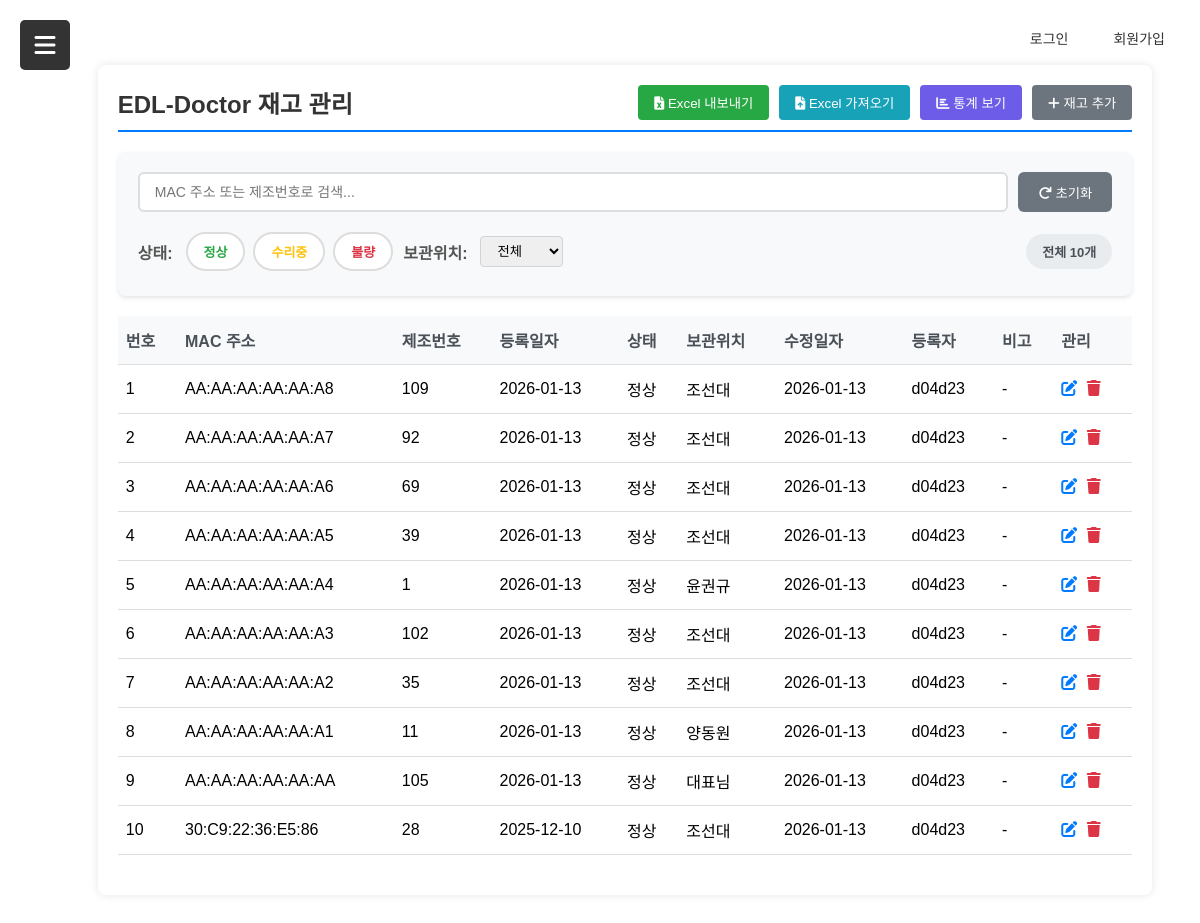
Screenshot of /edl-doctor with the database file from the repository.
### models.py (models this page shows)
class Inventory(db.Model):
    __tablename__ = 'inventory'
    id = db.Column(db.Integer, primary_key=True)
    device_name = db.Column(db.String(100), default='EDL-Doctor', nullable=False)
    mac_address = db.Column(db.String(17), unique=True, nullable=False)
    serial_number = db.Column(db.String(50), unique=True, nullable=False)
    manufacture_date = db.Column(db.Date, nullable=False)
    status = db.Column(db.String(20), default='정상', nullable=False)
    location = db.Column(db.String(100), nullable=True)
    note = db.Column(db.Text, nullable=True)
    created_at = db.Column(db.DateTime, default=datetime.now)
    updated_at = db.Column(db.DateTime, default=datetime.now, onupdate=datetime.now)
    created_by = db.Column(db.String(32), db.ForeignKey('user.userid'), nullable=True)

### app.py (the view)
@app.route('/edl-doctor')
def edl_doctor():
    inventories = Inventory.query.order_by(Inventory.created_at.desc()).all()
    return render_template('edl_doctor.html', inventories=inventories)

### app.py (called while the page is built)
@app.before_request
def make_session_permanent():
    session.permanent = True
    if request.endpoint == 'register':
        pass

@app.context_processor
def inject_user():
    if request.endpoint == 'register':
        return dict(current_user = None)
    if 'userid' in session:
        return dict(current_user = session.get('userid'), is_admin = is_admin())
    return dict(current_user = None, is_admin = False)

### templates/edl_doctor.html (shortened to what this page needs)
{% extends "menu.html" %}
{% block content %}
<div class="inventory-container">
    <div class="inventory-header">
        <h1 class="inventory-title">EDL-Doctor 재고 관리</h1>
        <div style="display: flex; gap: 10px;">
            <button class="btn-excel-export" id="exportExcelBtn" type="button">
                <i class="fas fa-file-excel"></i> Excel 내보내기
            </button>
            <button class="btn-excel-import" id="importExcelBtn" type="button">
                <i class="fas fa-file-upload"></i> Excel 가져오기
            </button>
            <button class="btn-stats" id="showStatsBtn" type="button">
                <i class="fas fa-chart-bar"></i> 통계 보기
            </button>
            {% if current_user %}
            <button class="btn-add" id="addInventoryBtn" type="button">
                <i class="fas fa-plus"></i> 재고 추가
            </button>
            {% else %}
            <button class="btn-add" style="background-color: #6c757d; cursor: not-allowed;" id="loginRequiredBtn" type="button">
                <i class="fas fa-plus"></i> 재고 추가
            </button>
            {% endif %}
        </div>
    </div>
    <div class="search-filter-section">
        <div class="search-bar">
            <input type="text"
                   id="searchInput"
                   class="search-input"
                   placeholder="MAC 주소 또는 제조번호로 검색...">
            <button class="clear-button" onclick="clearFilters()">
                <i class="fas fa-redo"></i> 초기화
            </button>
        </div>
        <div class="filter-section">
            <div class="filter-group">
                <span class="filter-label">상태:</span>
                <button class="filter-btn status-normal" data-filter="status" data-value="정상">
                    정상
                </button>
                <button class="filter-btn status-repair" data-filter="status" data-value="수리중">
                    수리중
                </button>
                <button class="filter-btn status-defect" data-filter="status" data-value="불량">
                    불량
                </button>
            </div>
            <div class="filter-group">
                <span class="filter-label">보관위치:</span>
                <select id="locationFilter" class="form-control" style="width: auto; padding: 6px 12px;">
                    <option value="">전체</option>
                    {% set locations = inventories|map(attribute='location')|unique|list %}
                </select>
            </div>
            <span class="result-count" id="resultCount">전체 {{ inventories|length }}개</span>
        </div>
    </div>
    <table class="inventory-table">
        <thead>
            <tr>
                <th>번호</th>
                <th>MAC 주소</th>
                <th>제조번호</th>
                <th>등록일자</th>
                <th>상태</th>
                <th>보관위치</th>
                <th>수정일자</th>
                <th>등록자</th>
                <th>비고</th>
                <th>관리</th>
            </tr>
        </thead>
        <tbody id="inventoryTableBody">
            {% if inventories %}
                {% for inventory in inventories %}
                <tr class="status-row-{{ inventory.status }} inventory-row"
                    data-mac="{{ inventory.mac_address }}"
                    data-serial="{{ inventory.serial_number }}"
                    data-status="{{ inventory.status }}"
                    data-location="{{ inventory.location or '' }}">
                    <td>{{ loop.index }}</td>
                    <td>{{ inventory.mac_address }}</td>
                    <td>{{ inventory.serial_number }}</td>
                    <td>{{ inventory.manufacture_date.strftime('%Y-%m-%d') }}</td>
                    <td class="status-{{ inventory.status }}">
                        {{ inventory.status }}
                    </td>
                    <td>{{ inventory.location or '-' }}</td>
                    <td>{{ inventory.updated_at.strftime('%Y-%m-%d') }}</td>
                    <td>{{ inventory.created_by or '-' }}</td>
                    <td>{{ inventory.note or '-' }}</td>
                    <td>
                        {% if current_user %}
                            <button class="action-btn btn-edit status-edit-btn" data-id="{{ inventory.id }}" data-status="{{ inventory.status }}" data-note="{{ inventory.note or '' }}" type="button">
                                <i class="fas fa-edit"></i>
                            </button>
                            <button class="action-btn btn-delete delete-inventory-btn" data-id="{{ inventory.id }}" type="button">
                                <i class="fas fa-trash"></i>
                            </button>
                        {% else %}
                            <button class="action-btn btn-edit login-required-edit" type="button">
                                <i class="fas fa-edit"></i>
                            </button>
                            <button class="action-btn btn-delete login-required-delete" type="button">
                                <i class="fas fa-trash"></i>
                            </button>
                        {% endif %}
                    </td>
                </tr>
                {% endfor %}
            {% else %}
                <tr id="noDataRow">
                    <td colspan="10" class="no-data">등록된 재고가 없습니다.</td>
                </tr>
            {% endif %}
        </tbody>
    </table>
</div>
{% endblock %}

### templates/menu.html (shortened to what this page needs)
<!DOCTYPE html>
<html lang="ko">
<head>
    <link href="https://cdnjs.cloudflare.com/ajax/libs/font-awesome/6.0.0/css/all.min.css" rel="stylesheet">
</head>
<body>
    {% if current_user or userid %}
    <div class="user-menu">
        <span class="user-id">{{ current_user or userid }}님</span>
        <a href="/my_info">나의 정보</a>
        <a href="/logout" class="logout-link">로그아웃</a>
    </div>
    {% else %}
    <div class="user-menu">
        <a href="#" onclick="openLoginModal(); return false;">로그인</a>
        <a href="/register">회원가입</a>
    </div>
    {% endif %}
    <div class="menu-icon" onclick="toggleSidebar()">
        <i class="fas fa-bars"></i>
    </div>
    <div class="main-content">
        {% block content %}{% endblock %}
    </div>
</body>
</html>

### rows the page displays
Inventory: mac_address "AA:AA:AA:AA:AA:A8", serial_number "109", manufacture_date "2026-01-13", status "정상", location "조선대", updated_at "2026-01-13", created_by "d04d23", note "-"
Inventory: mac_address "AA:AA:AA:AA:AA:A7", serial_number "92", manufacture_date "2026-01-13", status "정상", location "조선대", updated_at "2026-01-13", created_by "d04d23", note "-"
Inventory: mac_address "AA:AA:AA:AA:AA:A6", serial_number "69", manufacture_date "2026-01-13", status "정상", location "조선대", updated_at "2026-01-13", created_by "d04d23", note "-"
Inventory: mac_address "AA:AA:AA:AA:AA:A5", serial_number "39", manufacture_date "2026-01-13", status "정상", location "조선대", updated_at "2026-01-13", created_by "d04d23", note "-"
Inventory: mac_address "AA:AA:AA:AA:AA:A4", serial_number "1", manufacture_date "2026-01-13", status "정상", location "윤권규", updated_at "2026-01-13", created_by "d04d23", note "-"
Inventory: mac_address "AA:AA:AA:AA:AA:A3", serial_number "102", manufacture_date "2026-01-13", status "정상", location "조선대", updated_at "2026-01-13", created_by "d04d23", note "-"
Inventory: mac_address "AA:AA:AA:AA:AA:A2", serial_number "35", manufacture_date "2026-01-13", status "정상", location "조선대", updated_at "2026-01-13", created_by "d04d23", note "-"
Inventory: mac_address "AA:AA:AA:AA:AA:A1", serial_number "11", manufacture_date "2026-01-13", status "정상", location "양동원", updated_at "2026-01-13", created_by "d04d23", note "-"
Inventory: mac_address "AA:AA:AA:AA:AA:AA", serial_number "105", manufacture_date "2026-01-13", status "정상", location "대표님", updated_at "2026-01-13", created_by "d04d23", note "-"
Inventory: mac_address "30:C9:22:36:E5:86", serial_number "28", manufacture_date "2025-12-10", status "정상", location "조선대", updated_at "2026-01-13", created_by "d04d23", note "-"
